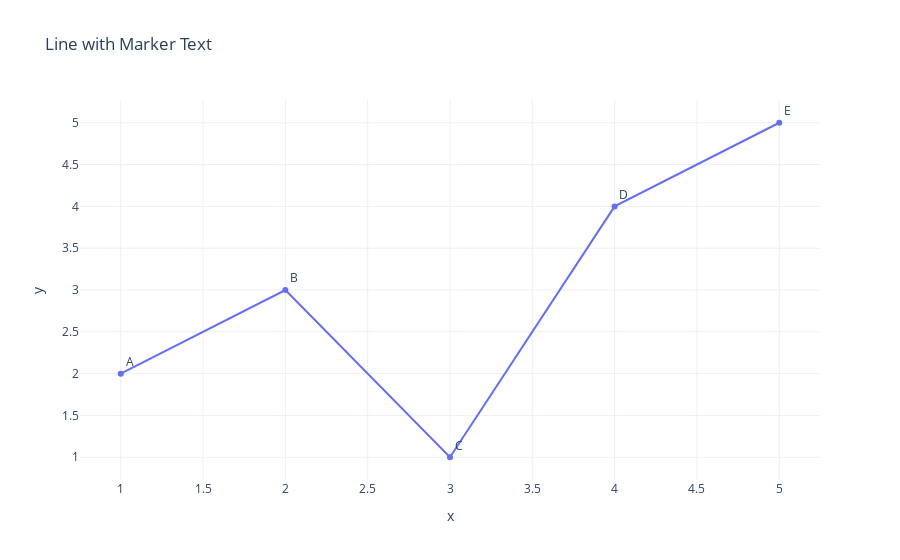

Notebook source saved alongside this figure:
### Code cell
import plotly.express as px
import pandas as pd

# Example DataFrame with a simple line plot
df = pd.DataFrame({
    'x': [1, 2, 3, 4, 5],
    'y': [2, 3, 1, 4, 5],
    'text': ['A', 'B', 'C', 'D', 'E']  # Text labels to display at each point
})

# Create the line plot with marker text
fig = px.line(df, x='x', y='y', text='text', title='Line with Marker Text')

# Update layout to adjust text position if needed
fig.update_traces(textposition='top right')  # Adjust position of text

# Show the plot
fig.show()

### Figure 1 — Plotly figure (JSON) as saved in the notebook; plotly's stock layout.template omitted (floating-point values rounded to 4 significant figures)
{"data": [{"hovertemplate": "x=%{x}<br>y=%{y}<br>text=%{text}<extra></extra>", "legendgroup": "", "line": {"color": "#636efa", "dash": "solid"}, "marker": {"symbol": "circle"}, "mode": "lines+markers+text", "name": "", "orientation": "v", "showlegend": false, "text": ["A", "B", "C", "D", "E"], "textposition": "top right", "type": "scatter", "x": [1, 2, 3, 4, 5], "xaxis": "x", "y": [2, 3, 1, 4, 5], "yaxis": "y"}], "layout": {"autosize": true, "legend": {"tracegroupgap": 0}, "title": {"text": "Line with Marker Text"}, "xaxis": {"anchor": "y", "autorange": true, "domain": [0, 1], "range": [0.7616, 5.238], "title": {"text": "x"}, "type": "linear"}, "yaxis": {"anchor": "x", "autorange": true, "domain": [0, 1], "range": [0.6699, 5.33], "title": {"text": "y"}, "type": "linear"}}}
